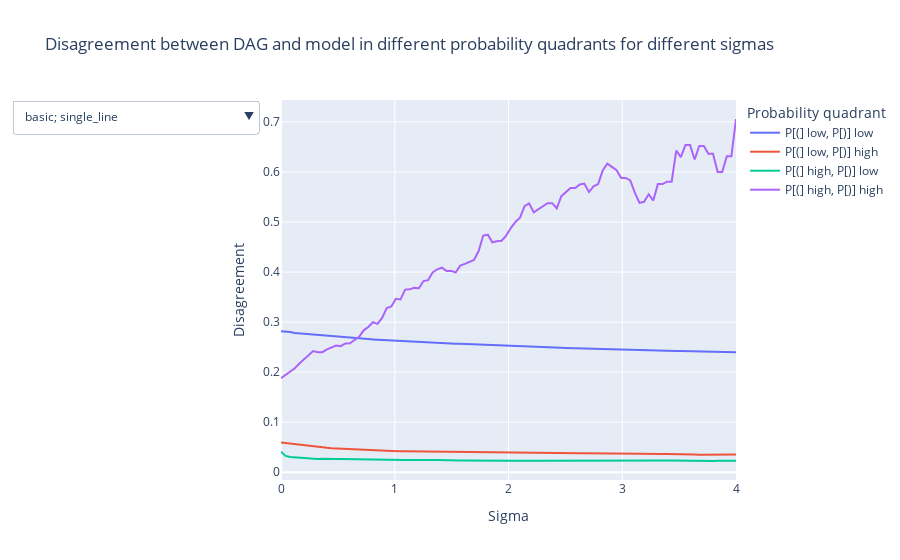

Notebook code cell kept with this figure:
### Code cell
quadrant_names = [
    "P[(] low, P[)] low",
    "P[(] low, P[)] high",
    "P[(] high, P[)] low",
    "P[(] high, P[)] high",
]

traces = []
buttons = []

for i, dataset_name in enumerate(datasets.keys()):
    for k, dag_name in enumerate(dags.keys()):
        for j, quadrant_name in enumerate(quadrant_names):
            traces.append(
                go.Scatter(
                    x=sigmas,
                    y=disagreements_per_quadrant[dataset_name][dag_name][j],
                    mode="lines",
                    name=quadrant_name,
                    visible=(i == 0 and k == 0),
                )
            )
        buttons.append(
            dict(
                label=f"{dag_name}; {dataset_name}",
                method="update",
                args=[
                    {
                        "visible": [False] * (i * len(dags) * 4 + (k * 4))
                        + [True] * 4
                        + [False]
                        * (
                            len(datasets) * len(dags) * 4
                            - i * len(dags) * 4
                            - (k + 1) * 4
                        )
                    }
                ],
            )
        )


# Create layout
layout = go.Layout(
    title="Disagreement between DAG and model in different probability quadrants for different sigmas",
    xaxis_title="Sigma",
    yaxis_title="Disagreement",
    legend_title="Probability quadrant",
    updatemenus=[dict(buttons=buttons, active=0, showactive=True)],
)

fig = go.Figure(data=traces, layout=layout)
fig.show()
